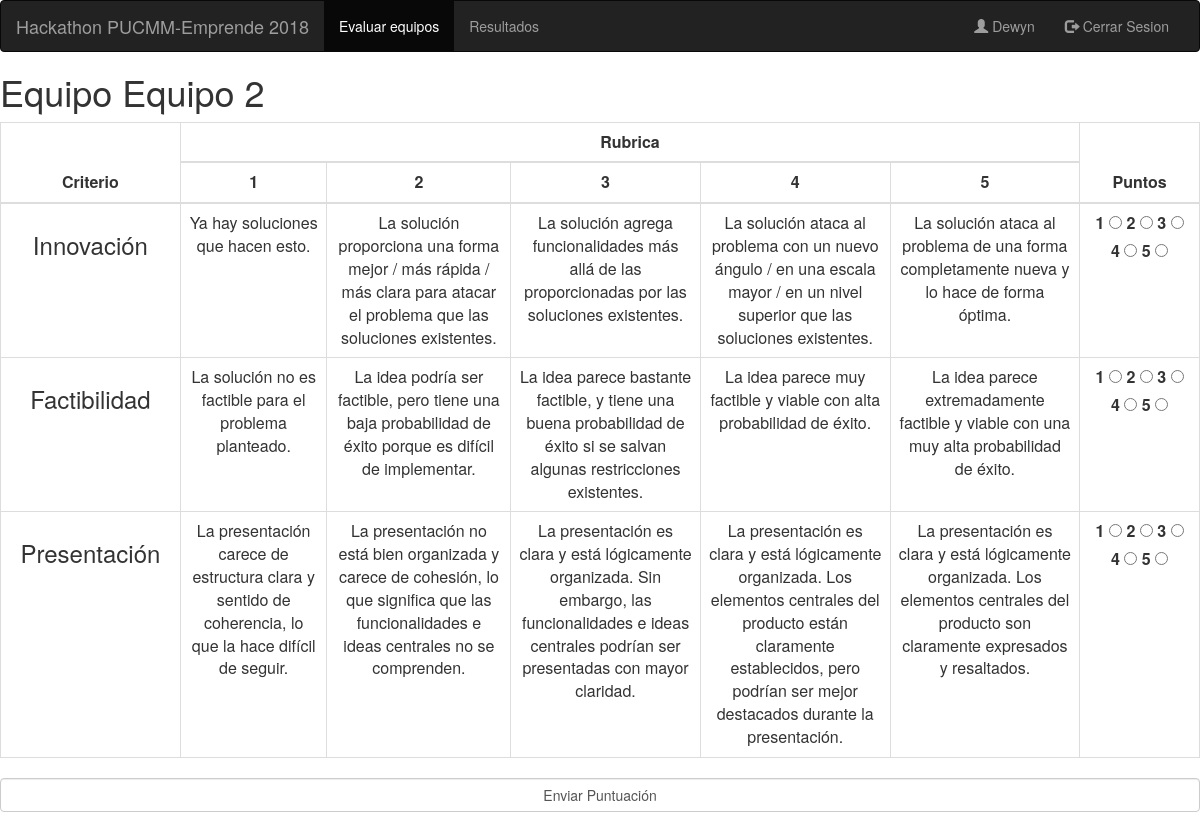
The app's page /equipos-evaluar/equipo/2 (signed in) with its own data.
### evaluacion/models.py (models this page shows, shortened)
class Equipo(models.Model):
    nombre = models.CharField(max_length=15, null=False, blank=False)
    puntuacion = models.IntegerField(default=0)

class Criterio(models.Model):
    nombre = models.CharField(max_length=50, null=False, blank=False, default='')
    explicacion1 = models.TextField(max_length=250, null=False, default='')
    explicacion2 = models.TextField(max_length=250, null=False, default='')
    explicacion3 = models.TextField(max_length=250, null=False, default='')
    explicacion4 = models.TextField(max_length=250, null=False, default='')
    explicacion5 = models.TextField(max_length=250, null=False, default='')
    tipo_jurado = models.SmallIntegerField(choices=TipoJurado.TIPOS_JURADO)

### evaluacion/views.py (the view, shortened to what this page needs)
# urls.py: path('equipos-evaluar/equipo/<int:pk>', EvaluarEquipo.as_view(), name='equipos-evaluar'),
class EvaluarEquipo(LoginRequiredMixin, DetailView):
    model = Equipo
    template_name = 'evaluar-equipo.html'
    login_url = settings.LOGIN_URL
    def get_context_data(self, **kwargs):
        context = super(EvaluarEquipo, self).get_context_data(**kwargs)
        jurado = Jurado.objects.filter(user=self.request.user).first()
        context['criterios'] = Criterio.objects.all().filter(tipo_jurado=jurado.tipo)
        return context

### evaluacion/templates/evaluar-equipo.html (shortened to what this page needs)
<html>
{% load bootstrap3 %}
    {% bootstrap_css %}
{% block navbar %}
    <nav class="navbar navbar-inverse">
        <div class="container-fluid">
            <div class="navbar-header">
                <a class="navbar-brand">Hackathon PUCMM-Emprende 2018</a>
            </div>
            <div class="collapse navbar-collapse" id="myNavbar">
                <ul class="nav navbar-nav">
                    <li class="active"><a href="/equipos-evaluar">Evaluar equipos</a></li>
                    <li><a href="/resultados">Resultados</a></li>
                </ul>
                <ul class="nav navbar-nav navbar-right">
                    <li><a href="#"><span class="glyphicon glyphicon-user"></span> {{ user.get_username | capfirst }}
                    </a></li>
                    <li><a href="/logout"><span class="glyphicon glyphicon-log-out"></span> Cerrar Sesion</a></li>
                </ul>
            </div>
        </div>
    </nav>
{% endblock %}
{% block content %}
    <div class="list-group">
        <h1>Equipo {{ object.nombre }}</h1>
        <form action="/equipos-evaluar/equipo/{{ object.id }}" method="post">
            <table class="table table-bordered">
                <thead>
                <tr>
                    <th class="text-center" rowspan="2" width="15%">Criterio</th>
                    <th class="text-center" colspan="5">Rubrica</th>
                    <th class="text-center" rowspan="2" width="10%">Puntos</th>
                </tr>
                <tr>
                    <th class="text-center">1</th>
                    <th class="text-center">2</th>
                    <th class="text-center">3</th>
                    <th class="text-center">4</th>
                    <th class="text-center">5</th>
                </tr>
                </thead>
                <tbody>
                {% for c in criterios %}
                    <tr>
                        <td rowspan="1" class="text-center"><h3>{{ c.nombre }}</h3></td>
                        <td class="text-center">{{ c.explicacion1 }}</td>
                        <td class="text-center">{{ c.explicacion2 }}</td>
                        <td class="text-center">{{ c.explicacion3 }}</td>
                        <td class="text-center">{{ c.explicacion4 }}</td>
                        <td class="text-center">{{ c.explicacion5 }}</td>
                        <td class="text-center">
                            <fieldset id="group1">
                                <label>1
                                    <input type="radio" value="1" name="group-{{ c.id }}">
                                </label>
                                <label>2
                                    <input type="radio" value="2" name="group-{{ c.id }}">
                                </label>
                                <label>3
                                    <input type="radio" value="3" name="group-{{ c.id }}">
                                </label>
                                <label>4
                                    <input type="radio" value="4" name="group-{{ c.id }}">
                                </label>
                                <label>5
                                    <input type="radio" value="5" name="group-{{ c.id }}">
                                </label>
                            </fieldset>
                        </td>
                    </tr>
                {% endfor %}
                </tbody>
            </table>
            <input value="Enviar Puntuación" type="submit" class="input form-control">
        </form>
    </div>
{% endblock %}
</html>

### records on screen
Equipo: nombre "Equipo 2"
Criterio: nombre "Innovación", explicacion1 "Ya hay soluciones que hacen esto.", explicacion2 "La solución proporciona una forma mejor / más rápida / más clara para atacar el problema que las soluciones existentes.", explicacion3 "La solución agrega funcionalidades más allá de las proporcionadas por las soluciones existentes.", explicacion4 "La solución ataca al problema con un nuevo ángulo / en una escala mayor / en un nivel superior que las soluciones existentes.", explicacion5 "La solución ataca al problema de una forma completamente nueva y lo hace de forma óptima."
Criterio: nombre "Factibilidad", explicacion1 "La solución no es factible para el problema planteado.", explicacion2 "La idea podría ser factible, pero tiene una baja probabilidad de éxito porque es difícil de implementar.", explicacion3 "La idea parece bastante factible, y tiene una buena probabilidad de éxito si se salvan algunas restricciones existentes.", explicacion4 "La idea parece muy factible y viable con alta probabilidad de éxito.", explicacion5 "La idea parece extremadamente factible y viable con una muy alta probabilidad de éxito."
Criterio: nombre "Presentación", explicacion1 "La presentación carece de estructura clara y sentido de coherencia, lo que la hace difícil de seguir.", explicacion2 "La presentación no está bien organizada y carece de cohesión, lo que significa que las funcionalidades e ideas centrales no se comprenden.", explicacion3 "La presentación es clara y está lógicamente organizada. Sin embargo, las funcionalidades e ideas centrales podrían ser presentadas con mayor claridad.", explicacion4 "La presentación es clara y está lógicamente organizada. Los elementos centrales del producto están claramente establecidos, pero podrían ser mejor destacados durante la presentación.", explicacion5 "La presentación es clara y está lógicamente organizada. Los elementos centrales del producto son claramente expresados y resaltados."

### other values on screen
{{ user.get_username | capfirst }} "Dewyn"
